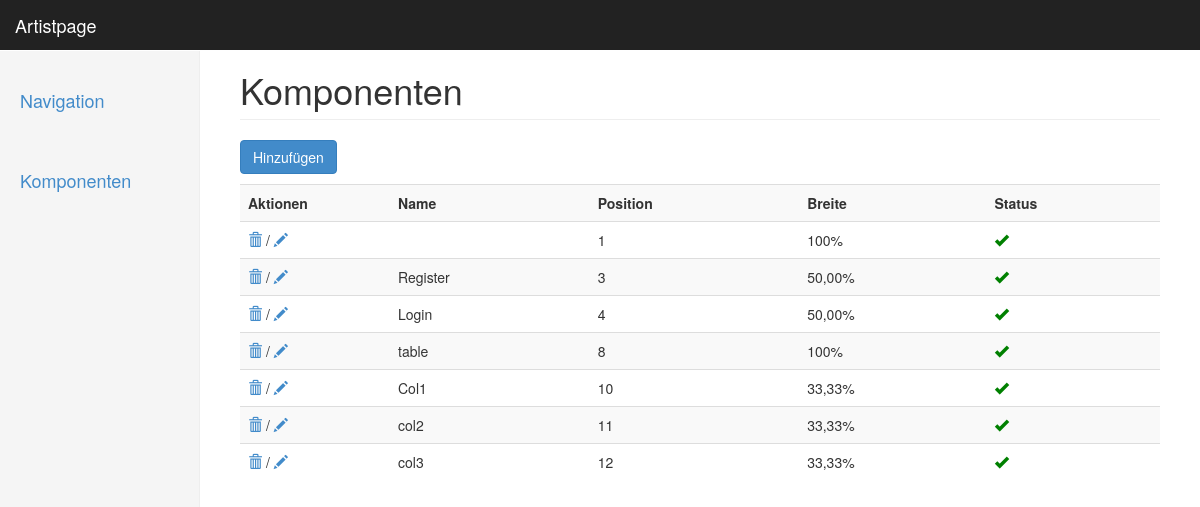
/acp/index.php?page=components, run on the app's committed database.
### tables this page shows
CREATE TABLE IF NOT EXISTS `components` (
  `comp_content` text NOT NULL,
  `comp_id` int(8) NOT NULL AUTO_INCREMENT,
  `comp_name` varchar(150) NOT NULL,
  `comp_active` int(1) NOT NULL,
  `comp_position` int(2) NOT NULL,
  `comp_width` varchar(10) NOT NULL,
  PRIMARY KEY (`comp_id`)
);

### acp/index.php (called while the page is built)
<?php
	include_once "classes/adminpage.php";
	$home = new adminpage;
	if(isset($_GET['page']))
	{
		$page = $_GET['page'];
	}
	else
	{
		$page = "navigation";
	}
	$home->createHead();
	$home->createHeader();
	$home->createBody($page);
	$home->createFooter();

### acp/classes/database.php (called while the page is built, shortened)
<?php
class database
{
	public function getConnection()
	{
		$con = mysqli_connect("localhost", "root", "", "artistpage");
		return $con;
	}
	public function getComponentsList()
	{
		$components = array();
		$con = $this->getConnection();
		$query = "SELECT *
					FROM components
					ORDER BY comp_position ASC
					";
		if($result = $con->query($query))
		{
			while($row = $result->fetch_assoc())
			{
				$components[] = $row;
			}
		}
		return $components;
	}
}

### acp/classes/adminpage.php (the view, shortened to what this page needs)
<?php
include_once "classes/database.php";
class adminPage
{
	public function createHead()
	{
		?>
		<!DOCTYPE html>
		<html>
		<head>
			<link href="style/css/bootstrap.css" rel="stylesheet">
			<link href="style/css/style.css" rel="stylesheet">
		</head>
		<?php
	}
	public function createHeader()
	{
		?>
		<div class="navbar navbar-inverse navbar-fixed-top" role="navigation">
			<div class="container-fluid">
				<div class="navbar-header">
					<a class="navbar-brand" href="index.php?page=navbar">Artistpage</a>
				</div>
			</div>
		</div>
		<div class="container-fluid">
			<div class="row">
				<div class="col-sm-3 col-md-2 sidebar">
					<ul class="nav nav-sidebar">
						<li class=""><a href="index.php?page=navbar"><h4>Navigation</h4></a></li>
					</ul>
					<ul class="nav nav-sidebar">
						<li class=""><a href="index.php?page=components"><h4>Komponenten</h4></a></li>
					</ul>
				</div>
			</div>
		</div>
		<?php
	}
	public function createBody($page)
	{
		$db = new database;
		$e = "";
		switch($page)
		{
			case 'components':
				$components = $db->getComponentsList();
				?>
				<body>
					<div class="col-sm-9 col-sm-offset-3 col-md-10 col-md-offset-2 main">
					<h1 class="page-header">Komponenten</h1>
						<?php $this->createAddComponentModal(); ?>
						<table class="table table-striped" width = 100%>
							<tr>
								<th width=150px>Aktionen</th>
								<th>Name</th>
								<th>Position</th>
								<th>Breite</th>
								<th>Status</th>
							</tr>
							<?php
							foreach ($components as $comp)
							{
								switch($comp['comp_width'])
								{
									case 4:
										$width = "33,33%";
										break;
									case 6:
										$width = "50,00%";
										break;
									case 12:
										$width = "100%";
										break;
								}
								if ($comp['comp_active'] == 1)
								{
									$activity = "<span style='color: green;' class='glyphicon glyphicon-ok'></span>";
								}
								else
								{
									$activity = "<span style='color: red;' class='glyphicon glyphicon-remove'></span>";
								}
								$e .= "<tr>";
								$e .= "<td><a href='component.php?action=delete&id=".$comp['comp_id']."' title='L&ouml;schen' class='glyphicon glyphicon-trash'></a> / <a href='component.php?action=edit&id=".$comp['comp_id']."' title='Bearbeiten' class='glyphicon glyphicon-pencil'></a></td>";
								$e .= "<td>".$comp['comp_name']."</td>";
								$e .= "<td>".$comp['comp_position']."</td>";
								$e .= "<td>".$width."</td>";
								$e .= "<td>".$activity."</td>";
								$e .= "</tr>";
							}
							echo $e;
							?>
						</table>
					</div>
				</body>
				<?php
				break;
				?>
				<?php
		}
	}
	public function createAddComponentModal()
	{
		?>
		<p><button class="btn btn-primary" data-toggle="modal" data-target="#myModal">
		  Hinzuf&uuml;gen
		</button></p>
		<?php
	}
		?>
		<?php
	public function createFooter()
	{
		?>
	  </body>
	</html>
		<?php
	}
}

### acp/style/css/style.css (style rules this page uses)
body { padding-top: 50px; }
.navbar-fixed-top { border: 0; }
.sidebar { display: none; }
@media (min-width: 768px) { .sidebar { position: fixed; top: 51px; bottom: 0; left: 0; z-index: 1000; display: block; padding: 20px; overflow-x: hidden; overflow-y: auto; background-color: #f5f5f5; border-right: 1px solid #eee; } }
.nav-sidebar { margin-right: -21px; margin-bottom: 20px; margin-left: -20px; }
.nav-sidebar > li > a { padding-right: 20px; padding-left: 20px; }
.main { padding: 20px; }
@media (min-width: 768px) { .main { padding-right: 40px; padding-left: 40px; } }
.main .page-header { margin-top: 0; }

### data on the page
components: comp_position "1", comp_width "100%", comp_active 1 (drawn)
components: comp_name "Register", comp_position "3", comp_width "50,00%", comp_active 1 (drawn)
components: comp_name "Login", comp_position "4", comp_width "50,00%", comp_active 1 (drawn)
components: comp_name "table", comp_position "8", comp_width "100%", comp_active 1 (drawn)
components: comp_name "Col1", comp_position "10", comp_width "33,33%", comp_active 1 (drawn)
components: comp_name "col2", comp_position "11", comp_width "33,33%", comp_active 1 (drawn)
components: comp_name "col3", comp_position "12", comp_width "33,33%", comp_active 1 (drawn)
